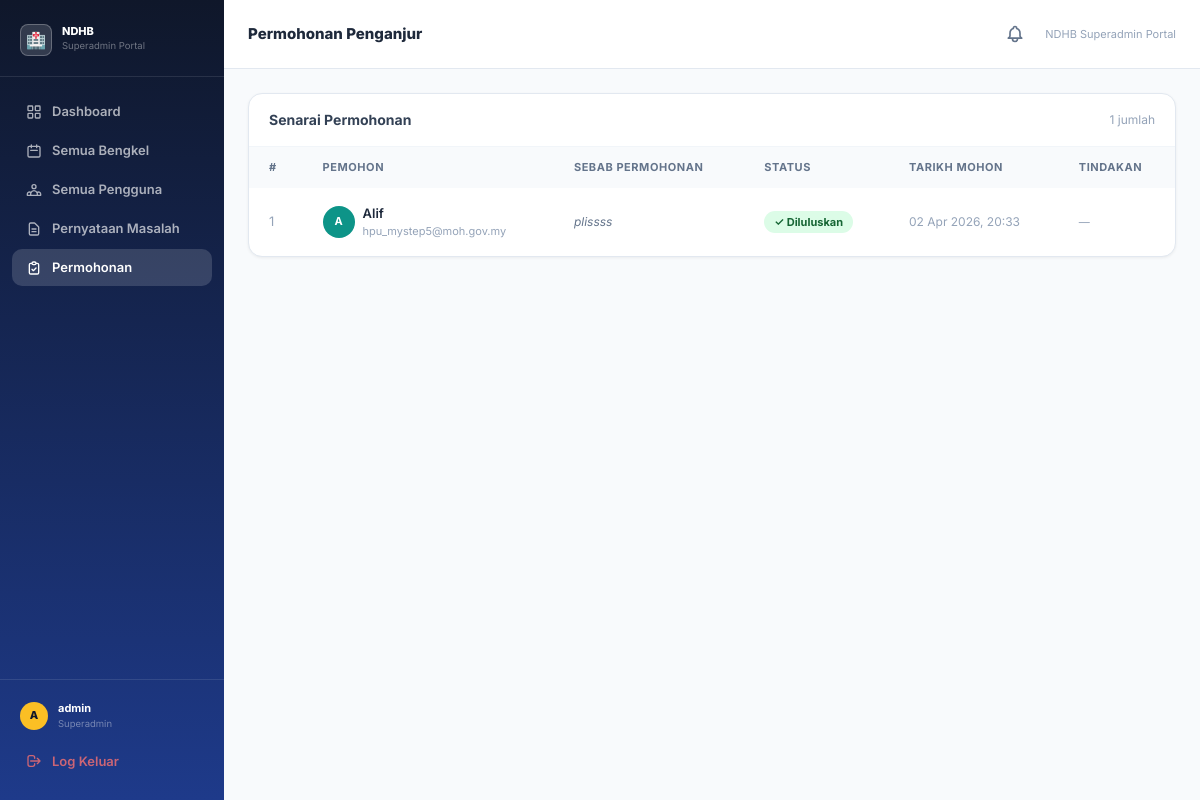
The page /superadmin/permohonan/ (signed in) on the database its author committed.
### bengkel/models.py (models this page shows, shortened)
class PenganjurRequest(models.Model):
    STATUS_CHOICES = [
        ("pending",  "Menunggu Semakan"),
        ("approved", "Diluluskan"),
        ("rejected", "Ditolak"),
    ]
    user            = models.OneToOneField(User, on_delete=models.CASCADE, related_name="penganjur_request")
    status          = models.CharField(max_length=20, choices=STATUS_CHOICES, default="pending")
    sebab           = models.TextField(blank=True, help_text="Sebab permohonan (ditulis oleh pemohon)")
    catatan_admin   = models.TextField(blank=True, help_text="Catatan semakan admin")
    created_at      = models.DateTimeField(auto_now_add=True)
    updated_at      = models.DateTimeField(auto_now=True)
    class Meta:
        verbose_name        = "Permohonan Penganjur"
        verbose_name_plural = "Permohonan Penganjur"
        ordering            = ["-created_at"]

### superadmin_portal/views.py (the view)
# urls.py: path("permohonan/",                      views.permohonan_penganjur,   name="permohonan_penganjur"),
@login_required
def permohonan_penganjur(request):
    if not request.user.is_superuser:
        return redirect("home")
    permohonan = PenganjurRequest.objects.select_related("user").order_by("-created_at")
    return render(request, "superadmin/permohonan_penganjur.html", {
        "permohonan": permohonan,
        "pending_permohonan": _pending_count(),
    })

### superadmin_portal/views.py (called while the page is built)
def _pending_count():
    return PenganjurRequest.objects.filter(status="pending").count()

### templates/superadmin/permohonan_penganjur.html (shortened to what this page needs)
{% extends "superadmin/base.html" %}
{% block nav_permohonan %}active{% endblock %}
{% block page_title %}Permohonan Penganjur{% endblock %}
{% block content %}
<div class="card overflow-hidden">
  <div class="px-5 py-4 border-b border-slate-100 flex items-center justify-between">
    <h2 class="font-bold text-sm text-slate-700">Senarai Permohonan</h2>
    <div class="flex items-center gap-2">
      <span class="text-[12px] text-slate-400">{{ permohonan|length }} jumlah</span>
    </div>
  </div>
  <div class="overflow-x-auto">
    <table class="w-full text-[13px]">
      <thead>
        <tr class="bg-slate-50 text-slate-500 text-[11px] uppercase tracking-wider font-bold">
          <th class="text-left px-5 py-3">#</th>
          <th class="text-left px-5 py-3">Pemohon</th>
          <th class="text-left px-5 py-3">Sebab Permohonan</th>
          <th class="text-left px-5 py-3">Status</th>
          <th class="text-left px-5 py-3">Tarikh Mohon</th>
          <th class="text-left px-5 py-3">Tindakan</th>
        </tr>
      </thead>
      <tbody class="divide-y divide-slate-50">
        {% for r in permohonan %}
        <tr class="hover:bg-slate-50 transition-colors {% if r.status == 'pending' %}bg-amber-50/30{% endif %}">
          <td class="px-5 py-4 text-slate-400">{{ forloop.counter }}</td>
          <td class="px-5 py-4">
            <div class="flex items-center gap-2">
              <div class="w-8 h-8 rounded-full flex items-center justify-center text-white text-[11px] font-bold uppercase flex-shrink-0"
                   style="background:#0d9488">{{ r.user.username|first }}</div>
              <div>
                <div class="font-semibold text-slate-800">{{ r.user.username }}</div>
                <div class="text-[11px] text-slate-400">{{ r.user.email|default:"—" }}</div>
              </div>
            </div>
          </td>
          <td class="px-5 py-4 text-slate-600 max-w-xs">
            <span class="text-[12px] text-slate-500 italic">{{ r.sebab|default:"(Tiada sebab diberikan)"|truncatechars:80 }}</span>
          </td>
          <td class="px-5 py-4">
            {% if r.status == 'pending' %}
            <span class="px-2.5 py-1 rounded-full text-[11px] font-bold" style="background:#fef3c7;color:#92400e">⏳ Menunggu</span>
            {% elif r.status == 'approved' %}
            <span class="px-2.5 py-1 rounded-full text-[11px] font-bold" style="background:#dcfce7;color:#166534">✓ Diluluskan</span>
            {% else %}
            <span class="px-2.5 py-1 rounded-full text-[11px] font-bold" style="background:#fee2e2;color:#991b1b">✗ Ditolak</span>
            {% endif %}
          </td>
          <td class="px-5 py-4 text-slate-400 whitespace-nowrap text-[12px]">{{ r.created_at|date:"d M Y, H:i" }}</td>
          <td class="px-5 py-4">
            {% if r.status == 'pending' %}
            <div class="flex gap-2">
              <form method="post" action="{% url 'superadmin:lulus_permohonan' r.pk %}" class="inline">
                {% csrf_token %}
                <input type="hidden" name="catatan_admin" value="Diluluskan oleh superadmin."/>
                <button type="submit"
                  class="px-3 py-1.5 rounded-lg text-[12px] font-bold text-white transition-all hover:opacity-90"
                  style="background:#059669"
                  onclick="return confirm('Lulus permohonan {{ r.user.username }}?')">
                  ✓ Lulus
                </button>
              </form>
              <button type="button"
                class="px-3 py-1.5 rounded-lg text-[12px] font-bold transition-all hover:opacity-90"
                style="background:#fee2e2;color:#b91c1c"
                onclick="toggleTolakForm({{ r.pk }})">
                ✗ Tolak
              </button>
            </div>
            <div id="tolakForm{{ r.pk }}" class="hidden mt-2">
              <form method="post" action="{% url 'superadmin:tolak_permohonan' r.pk %}">
                {% csrf_token %}
                <textarea name="catatan_admin" rows="2" placeholder="Sebab penolakan (pilihan)..."
                  class="w-full px-3 py-2 text-[12px] rounded-lg border border-slate-200 focus:outline-none focus:border-red-400 resize-none mb-1.5"></textarea>
                <button type="submit"
                  class="w-full py-1.5 rounded-lg text-[12px] font-bold text-white"
                  style="background:#dc2626">Hantar Penolakan</button>
              </form>
            </div>
            {% elif r.status == 'approved' %}
            <span class="text-[11px] text-slate-400">—</span>
            {% else %}
            {% if r.catatan_admin %}
            <span class="text-[11px] text-slate-400 italic">{{ r.catatan_admin|truncatechars:40 }}</span>
            {% else %}
            <span class="text-[11px] text-slate-400">—</span>
            {% endif %}
            {% endif %}
          </td>
        </tr>
        {% endfor %}
      </tbody>
    </table>
  </div>
</div>
{% endblock %}

### templates/superadmin/base.html (shortened to what this page needs)
<!DOCTYPE html>
<html lang="ms" class="h-full">
<head>
  <script src="https://cdn.tailwindcss.com"></script>
</head>
<body class="h-full bg-slate-50 flex">
  <aside class="w-56 flex-shrink-0 flex flex-col min-h-screen" style="background:linear-gradient(180deg,#0f172a 0%,#1e3a8a 100%)">
    <div class="px-5 pt-6 pb-5 border-b border-white/10">
      <div class="flex items-center gap-2.5">
        <div class="w-8 h-8 rounded-lg bg-white/15 border border-white/25 flex items-center justify-center text-base">🏥</div>
        <div>
          <div class="text-white text-[11px] font-extrabold leading-none">NDHB</div>
          <div class="text-white/40 text-[9.5px] mt-0.5">Superadmin Portal</div>
        </div>
      </div>
    </div>
    <nav class="flex-1 px-3 pt-4 space-y-0.5">
      <a href="{% url 'superadmin:dashboard' %}" class="nav-link {% block nav_dashboard %}{% endblock %}">
        <svg class="w-4 h-4 flex-shrink-0" fill="none" stroke="currentColor" stroke-width="2" viewBox="0 0 24 24"><rect x="3" y="3" width="7" height="7" rx="1"/><rect x="14" y="3" width="7" height="7" rx="1"/><rect x="3" y="14" width="7" height="7" rx="1"/><rect x="14" y="14" width="7" height="7" rx="1"/></svg>
        Dashboard
      </a>
      <a href="{% url 'superadmin:semua_bengkel' %}" class="nav-link {% block nav_bengkel %}{% endblock %}">
        <svg class="w-4 h-4 flex-shrink-0" fill="none" stroke="currentColor" stroke-width="2" viewBox="0 0 24 24"><path stroke-linecap="round" stroke-linejoin="round" d="M8 7V3m8 4V3m-9 8h10M5 21h14a2 2 0 002-2V7a2 2 0 00-2-2H5a2 2 0 00-2 2v12a2 2 0 002 2z"/></svg>
        Semua Bengkel
      </a>
      <a href="{% url 'superadmin:semua_pengguna' %}" class="nav-link {% block nav_pengguna %}{% endblock %}">
        Semua Pengguna
      </a>
      <a href="{% url 'superadmin:semua_pernyataan' %}" class="nav-link {% block nav_pernyataan %}{% endblock %}">
        <svg class="w-4 h-4 flex-shrink-0" fill="none" stroke="currentColor" stroke-width="2" viewBox="0 0 24 24"><path stroke-linecap="round" stroke-linejoin="round" d="M9 12h6m-6 4h6m2 5H7a2 2 0 01-2-2V5a2 2 0 012-2h5.586a1 1 0 01.707.293l5.414 5.414a1 1 0 01.293.707V19a2 2 0 01-2 2z"/></svg>
        Pernyataan Masalah
      </a>
      <a href="{% url 'superadmin:permohonan_penganjur' %}" class="nav-link {% block nav_permohonan %}{% endblock %}">
        <svg class="w-4 h-4 flex-shrink-0" fill="none" stroke="currentColor" stroke-width="2" viewBox="0 0 24 24"><path stroke-linecap="round" stroke-linejoin="round" d="M9 5H7a2 2 0 00-2 2v12a2 2 0 002 2h10a2 2 0 002-2V7a2 2 0 00-2-2h-2M9 5a2 2 0 002 2h2a2 2 0 002-2M9 5a2 2 0 012-2h2a2 2 0 012 2m-6 9l2 2 4-4"/></svg>
        <span class="flex-1">Permohonan</span>
      </a>
    </nav>
    <div class="px-3 pb-5 pt-3 border-t border-white/10">
      <div class="flex items-center gap-2.5 px-2 py-2">
        <div class="w-7 h-7 rounded-full bg-amber-400 flex items-center justify-center text-[11px] font-extrabold text-slate-900 uppercase">{{ request.user.username|first }}</div>
        <div class="flex-1 min-w-0">
          <div class="text-white text-[11px] font-bold truncate">{{ request.user.username }}</div>
          <div class="text-white/40 text-[9.5px]">Superadmin</div>
        </div>
      </div>
      <a href="{% url 'logout' %}" class="nav-link mt-1" style="color:rgba(248,113,113,.8)">
        <svg class="w-4 h-4 flex-shrink-0" fill="none" stroke="currentColor" stroke-width="2" viewBox="0 0 24 24"><path stroke-linecap="round" stroke-linejoin="round" d="M17 16l4-4m0 0l-4-4m4 4H7m6 4v1a3 3 0 01-3 3H6a3 3 0 01-3-3V7a3 3 0 013-3h4a3 3 0 013 3v1"/></svg>
        Log Keluar
      </a>
    </div>
  </aside>
  <div class="flex-1 flex flex-col min-h-screen overflow-hidden">
    <header class="bg-white border-b border-slate-200 px-6 py-4 flex items-center justify-between flex-shrink-0">
      <h1 class="text-[15px] font-extrabold text-slate-800">{% block page_title %}Dashboard{% endblock %}</h1>
      <div class="flex items-center gap-3">
        <a href="{% url 'superadmin:permohonan_penganjur' %}" class="relative p-2 rounded-xl hover:bg-slate-100 transition-colors" title="Permohonan Penganjur">
        </a>
        <span class="text-[11px] text-slate-400">NDHB Superadmin Portal</span>
      </div>
    </header>
    <main class="flex-1 overflow-y-auto px-6 py-6">
      {% block content %}{% endblock %}
    </main>
  </div>
</body>
</html>

### templates/superadmin/base.html (style rules this page uses)
* { -webkit-font-smoothing:antialiased; }
body { font-family:"Inter",system-ui,sans-serif; }
.card { background:#fff;border-radius:.875rem;border:1px solid #e2e8f0;box-shadow:0 1px 3px rgba(0,0,0,.06); }
.nav-link { display:flex;align-items:center;gap:.625rem;padding:.55rem .875rem;border-radius:.625rem;font-size:.8125rem;font-weight:600;color:rgba(255,255,255,.65);transition:background .15s,color .15s; }
.nav-link.active { background:rgba(255,255,255,.15);color:#fff; }

### rows shown on the page
PenganjurRequest: user.username|first "A", user.username "Alif", user.email "hpu_mystep5@moh.gov.my", sebab "plissss", status "✓ Diluluskan", created_at "02 Apr 2026, 20:33"

### other values the page prints
{{ request.user.username|first }} "A"
{{ request.user.username }} "admin"
{{ permohonan|length }} "1"
